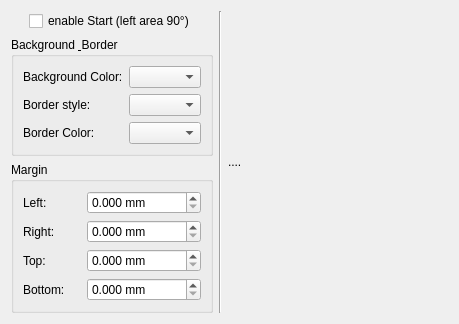
     <widget class="QWidget" name="tab_5" >
      <attribute name="title" >
       <string>Start</string>
      </attribute>
      <layout class="QGridLayout" name="gridLayout_13" >
       <item row="0" column="0" >
        <layout class="QHBoxLayout" name="horizontalLayout_14" >
         <item>
          <layout class="QVBoxLayout" name="verticalLayout_16" >
           <item>
            <layout class="QHBoxLayout" name="horizontalLayout_15" >
             <item>
              <spacer name="horizontalSpacer" >
               <property name="orientation" >
                <enum>Qt::Horizontal</enum>
               </property>
               <property name="sizeType" >
                <enum>QSizePolicy::Fixed</enum>
               </property>
               <property name="sizeHint" stdset="0" >
                <size>
                 <width>18</width>
                 <height>20</height>
                </size>
               </property>
              </spacer>
             </item>
             <item>
              <widget class="QCheckBox" name="yesheader_3" >
               <property name="text" >
                <string>enable Start (left area 90°)</string>
               </property>
              </widget>
             </item>
            </layout>
           </item>
           <item>
            <widget class="QGroupBox" name="groupBox_7" >
             <property name="title" >
              <string>Background &amp; Border</string>
             </property>
             <layout class="QGridLayout" name="gridLayout_11" >
              <item row="0" column="0" >
               <layout class="QHBoxLayout" name="horizontalLayout_16" >
                <item>
                 <layout class="QVBoxLayout" name="verticalLayout_17" >
                  <item>
                   <widget class="QLabel" name="label_23" >
                    <property name="text" >
                     <string>Background Color:</string>
                    </property>
                   </widget>
                  </item>
                  <item>
                   <widget class="QLabel" name="label_24" >
                    <property name="text" >
                     <string>Border style:</string>
                    </property>
                   </widget>
                  </item>
                  <item>
                   <widget class="QLabel" name="label_25" >
                    <property name="text" >
                     <string>Border Color:</string>
                    </property>
                   </widget>
                  </item>
                 </layout>
                </item>
                <item>
                 <layout class="QVBoxLayout" name="verticalLayout_18" >
                  <item>
                   <widget class="QComboBox" name="comboBox_8" />
                  </item>
                  <item>
                   <widget class="QComboBox" name="comboBox_9" />
                  </item>
                  <item>
                   <widget class="QComboBox" name="comboBox_10" />
                  </item>
                 </layout>
                </item>
               </layout>
              </item>
             </layout>
            </widget>
           </item>
           <item>
            <widget class="QGroupBox" name="groupBox_8" >
             <property name="title" >
              <string>Margin</string>
             </property>
             <layout class="QGridLayout" name="gridLayout_12" >
              <item row="0" column="0" >
               <layout class="QHBoxLayout" name="horizontalLayout_17" >
                <item>
                 <layout class="QVBoxLayout" name="verticalLayout_19" >
                  <item>
                   <widget class="QLabel" name="label_26" >
                    <property name="text" >
                     <string>Left:</string>
                    </property>
                   </widget>
                  </item>
                  <item>
                   <widget class="QLabel" name="label_27" >
                    <property name="text" >
                     <string>Right:</string>
                    </property>
                   </widget>
                  </item>
                  <item>
                   <widget class="QLabel" name="label_28" >
                    <property name="text" >
                     <string>Top:</string>
                    </property>
                   </widget>
                  </item>
                  <item>
                   <widget class="QLabel" name="label_29" >
                    <property name="text" >
                     <string>Bottom:</string>
                    </property>
                   </widget>
                  </item>
                 </layout>
                </item>
                <item>
                 <layout class="QVBoxLayout" name="verticalLayout_20" >
                  <item>
                   <widget class="QDoubleSpinBox" name="doubleSpinBox_15" >
                    <property name="suffix" >
                     <string> mm</string>
                    </property>
                    <property name="decimals" >
                     <number>3</number>
                    </property>
                    <property name="minimum" >
                     <double>0.000000000000000</double>
                    </property>
                    <property name="maximum" >
                     <double>99999999.000000000000000</double>
                    </property>
                    <property name="value" >
                     <double>0.000000000000000</double>
                    </property>
                   </widget>
                  </item>
                  <item>
                   <widget class="QDoubleSpinBox" name="doubleSpinBox_16" >
                    <property name="suffix" >
                     <string> mm</string>
                    </property>
                    <property name="decimals" >
                     <number>3</number>
                    </property>
                    <property name="minimum" >
                     <double>0.000000000000000</double>
                    </property>
                    <property name="maximum" >
                     <double>99999999.000000000000000</double>
                    </property>
                    <property name="value" >
                     <double>0.000000000000000</double>
                    </property>
                   </widget>
                  </item>
                  <item>
                   <widget class="QDoubleSpinBox" name="doubleSpinBox_17" >
                    <property name="suffix" >
                     <string> mm</string>
                    </property>
                    <property name="decimals" >
                     <number>3</number>
                    </property>
                    <property name="minimum" >
                     <double>0.000000000000000</double>
                    </property>
                    <property name="maximum" >
                     <double>99999999.000000000000000</double>
                    </property>
                    <property name="value" >
                     <double>0.000000000000000</double>
                    </property>
                   </widget>
                  </item>
                  <item>
                   <widget class="QDoubleSpinBox" name="doubleSpinBox_18" >
                    <property name="suffix" >
                     <string> mm</string>
                    </property>
                    <property name="decimals" >
                     <number>3</number>
                    </property>
                    <property name="minimum" >
                     <double>0.000000000000000</double>
                    </property>
                    <property name="maximum" >
                     <double>99999999.000000000000000</double>
                    </property>
                    <property name="value" >
                     <double>0.000000000000000</double>
                    </property>
                   </widget>
                  </item>
                 </layout>
                </item>
               </layout>
              </item>
             </layout>
            </widget>
           </item>
          </layout>
         </item>
         <item>
          <widget class="Line" name="line_4" >
           <property name="orientation" >
            <enum>Qt::Vertical</enum>
           </property>
          </widget>
         </item>
         <item>
          <widget class="QLabel" name="preview_4" >
           <property name="sizePolicy" >
            <sizepolicy vsizetype="Expanding" hsizetype="Expanding" >
             <horstretch>0</horstretch>
             <verstretch>0</verstretch>
            </sizepolicy>
           </property>
           <property name="minimumSize" >
            <size>
             <width>220</width>
             <height>297</height>
            </size>
           </property>
           <property name="maximumSize" >
            <size>
             <width>300</width>
             <height>16777215</height>
            </size>
           </property>
           <property name="text" >
            <string>....</string>
           </property>
          </widget>
         </item>
        </layout>
       </item>
      </layout>
     </widget>
